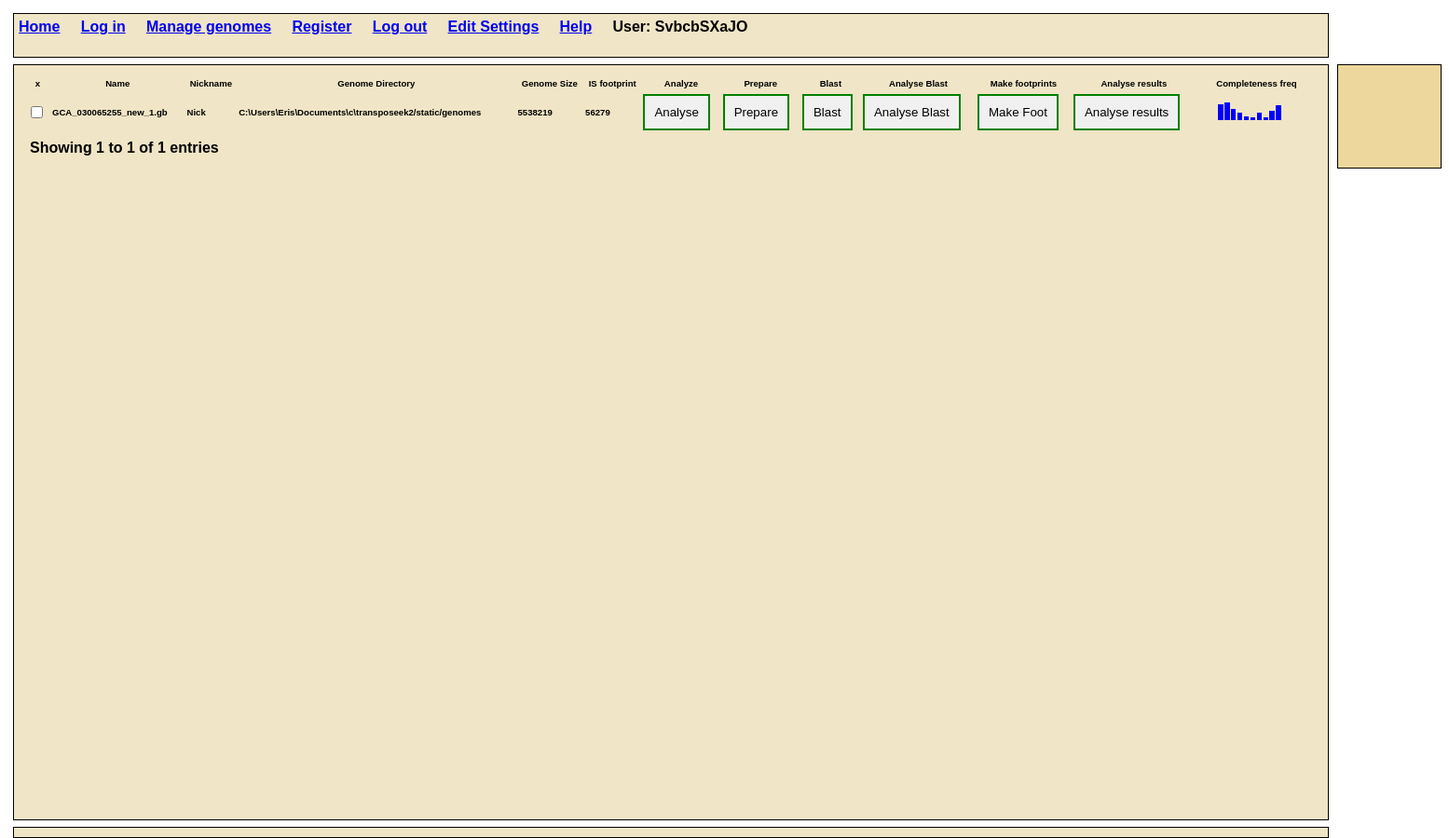
/ (signed in), run on the app's committed database.
### event/models.py (models this page shows)
class UserProfile(models.Model):
	last_active_time = models.DateTimeField(null=True, blank=True)
	name=models.CharField('User Name',max_length=120,default='0')
	user = models.OneToOneField(User, on_delete=models.CASCADE)
	user_type=models.CharField('user_type',max_length=120,default='regular')
	x = models.IntegerField("x",default=0)
	y = models.IntegerField("y",default=0)
	xpos = models.IntegerField("xpos",default=0)
	ypos = models.IntegerField("ypos",default=0)
	pending_xpos = models.IntegerField("pending_xpos",default=0)
	pending_ypos = models.IntegerField("pending_ypos",default=0)
	mode = models.CharField('mode',max_length=30,blank=True)
	question=models.ForeignKey(Question, blank=True,null=True,on_delete=models.SET_NULL)
	correct_answers = models.IntegerField("correct_answers",default=0)
	wrong_answers = models.IntegerField("wrong_answers",default=0)
	temp_label_holder=models.CharField('temp_label_holder',max_length=120,default='x')
	temp_question_holder=models.CharField('temp_question_holder',max_length=120,default='x')
	temp_question_area_holder=models.CharField('temp_question_area_holder',max_length=120,default='x')
	temp_question_area_strength_holder=models.CharField('temp_question_area_strength_holder',max_length=120,default='0')
	current_genome_dir=models.CharField('user_current_genome_dir',max_length=120,default='')
	blast_directory=models.CharField('blast_directory',max_length=120,default='')
	first_e_cutoff=models.CharField('first_e_cutoff',max_length=120,default='1e-6')
	second_e_cutoff=models.CharField('second_e_cutoff',max_length=120,default='1e-6')
	transposase_protein_database=models.CharField('transposase_protein_database',max_length=120,default='C:/Users/Eris/Documents/scripts/autothink/is_aa_30_nov2016.fa')
	blast_files_dir=models.CharField('blast_files_dir',max_length=120,default="D:/blastresults/")
	blast_analysis_dir=models.CharField('blast_analysis_dir',max_length=120,default="D:/blastanalysis/")
	analysed_gb_files_dir=models.CharField('analysed_gb_files',max_length=120,default="D:/analysed_gb_files/")
	work_files_dir=models.CharField('work_files_dir',max_length=120,default="D:/workfiles/")
	is_list_csv_file_dir=models.CharField('is_list_csv_file_dir',max_length=120,default="D:/is_csvs/")
	is_frequency_pic_dir=models.CharField('is_frequency_pic_dir',max_length=120,default="c:/Users/Eris/Documents/visualAutothink/visapp_proj/static/event/images/")
	def __str__(self):
		return str(self.user)

class genomeEntry(models.Model):
    name=models.CharField('name',max_length=120)
    path=models.CharField('path',max_length=120,default="-1")
    extra=models.CharField('extra',max_length=120)
    is_dir=models.CharField('is_dir',max_length=120,default=-1)
    description=models.TextField(blank=True)
    contigs_num=models.IntegerField('contigs_num',default=-1)
    genome_size=models.IntegerField('genome_size',default=-1)
    footprint_size=models.IntegerField('footprint_size',default=-1)
    button_analyse_isok=models.TextField('button_analyse_isok',default="red")
    button_prepare_isok=models.TextField('button_prepare_isok',default="red")
    button_blast_isok=models.TextField('button_blast_isok',default="red")
    button_blastanal_isok=models.TextField('button_blastanal_isok',default="red")
    button_footprints_isok=models.TextField('button_footprints_isok',default="red")
    button_analyse_results_isok=models.TextField('button_analyse_results_isok',default="red")
    files_num=models.IntegerField('files_num',default=-1)
    footprints=models.ManyToManyField(Footprint,blank=True)
    work_files_dir=models.CharField('work_files_dir',max_length=120,default="D:/workfiles/")
    concat_fasta_file=models.CharField('concat_fasta_file',max_length=120,default="")
    blast_results_file=models.CharField('blast_results_file',max_length=120,default="")
    blast_analysis_file=models.CharField('blast_analysis_file',max_length=120,default="")
    analysed_gb_files=models.CharField('analysed_gb_files',max_length=120,default="")
    is_list_csv_file=models.CharField('is_list_csv_file',max_length=120,default="")
    is_frequency_pic=models.CharField('is_frequency_pic',max_length=120,default="")
    def __str__(self):
	    return self.name

### event/views.py (the view, shortened to what this page needs)
# urls.py: path('',views.home,name="home"),
def home(request):
    user=request.user
    if request.method == 'POST':
        sent_action = request.POST.get('command')
        sent_answer = request.POST.get('answer')
        print("sent action")
        print(sent_action)
        if sent_action == 'analyzefile':
            sent_answer = request.POST.get('answer')
            genObj = genomeEntry.objects.filter(name=sent_answer).first()
            genomeFullPath=genObj.path+"/"+genObj.name
            contigs=getGenomeInfo(genomeFullPath)
            genObj.contigs_num=int(contigs[0])
            genObj.genome_size=int(contigs[1])
            genObj.save()
            dbsquares=getDatabaseAndView()
            sent_path=user.userprofile.current_genome_dir
            checkButtons()
            return render(request,'event/home.html',{'squaredb':dbsquares})
        if sent_action == 'prepare':
            sent_answer = request.POST.get('answer')
            genObj = genomeEntry.objects.filter(name=sent_answer).first()
            genomeFullPath=genObj.path+"/"+genObj.name
            contigs=prepareGenomeForBlast(genomeFullPath,genObj,sent_answer,user)
            genObj.contigs_num=contigs[0]
            genObj.genome_size=contigs[1]
            genObj.save()
            dbsquares=getDatabaseAndView()
            sent_path=user.userprofile.current_genome_dir
            checkButtons()
            return render(request,'event/home.html',{'squaredb':dbsquares})
        if sent_action == 'blast':
            print("sent_command blast")
            sent_answer = request.POST.get('answer')
            genObj = genomeEntry.objects.filter(name=sent_answer).first()
            genomeFullPath=genObj.path+"/"+genObj.name
            doblast(genomeFullPath,genObj,sent_answer,user)
            dbsquares=getDatabaseAndView()
            sent_path=user.userprofile.current_genome_dir
            checkButtons()
            return render(request,'event/home.html',{'squaredb':dbsquares})
        if sent_action == 'analyseblast':
            print("sent_command analyse blast")
            sent_answer = request.POST.get('answer')
            genObj = genomeEntry.objects.filter(name=sent_answer).first()
            analyseblast(genObj,sent_answer,user)
            dbsquares=getDatabaseAndView()
            sent_path=user.userprofile.current_genome_dir
            checkButtons()
            return render(request,'event/home.html',{'squaredb':dbsquares})
        if sent_action == 'make_footprint':
            print("sent_command make_footprint")
            sent_answer = request.POST.get('answer')
            genObj = genomeEntry.objects.filter(name=sent_answer).first()
            analyse_footprints(genObj,sent_answer,user)
            dbsquares=getDatabaseAndView()
            sent_path=user.userprofile.current_genome_dir
            checkButtons()
            return render(request,'event/home.html',{'squaredb':dbsquares})
        if sent_action == 'analyse_results':
            print("sent_command analyse_results")
            sent_answer = request.POST.get('answer')
            genObj = genomeEntry.objects.filter(name=sent_answer).first()
            analyse_results(genObj,sent_answer,user)
            dbsquares=getDatabaseAndView()
            sent_path=user.userprofile.current_genome_dir
            checkButtons()
            return render(request,'event/home.html',{'squaredb':dbsquares})
        file_list = ["test1","testt2"]#os.listdir(directory_path)
        items = []
        for file_name in file_list:
            item = ListItem(name=file_name)
            items.append(item)
            print(file_name)
        dbsquares=getDatabaseAndView()
        sent_path=user.userprofile.current_genome_dir
        return render(request,'event/home.html',{'squaredb':dbsquares})
    else: # if request method was not post
        dbsquares=getDatabaseAndView()
        file_list = ["test1","testt2"]#os.listdir(directory_path)
        items = []
        for file_name in file_list:
            item = ListItem(name=file_name)
            items.append(item)
        checkButtons()
        try:
            sent_path=user.userprofile.current_genome_dir
        except:
            sent_path=""
        return render(request,'event/home.html',{'squaredb':dbsquares})

### event/views.py (called while the page is built)
def checkButtons():
    genomeentrylist=genomeEntry.objects.all()
    for genomme in genomeentrylist:
        if is_valid_file(genomme.path+"/"+genomme.name):
            genomme.button_analyse_isok="green"
            genomme.button_prepare_isok="green"
            genomme.save()
        if is_valid_concat_file(genomme.concat_fasta_file):
            genomme.button_blast_isok="green"
            genomme.save()
        if is_valid_blastresults_file(genomme.blast_results_file):
            genomme.button_blastanal_isok="green"
            genomme.save()
        if genomme.footprints.all().exists():
            genomme.button_footprints_isok="green"
            genomme.save()
        if is_valid_analysed_gb_file(genomme.analysed_gb_files):
            genomme.button_analyse_results_isok="green"
            genomme.save()
    return()

def is_valid_file(path):
    return os.path.isfile(path) and path.lower().endswith(('.gb', '.fa', '.fasta','.gbk', '.gbff', '.fna'))

def is_valid_concat_file(path):
    return os.path.isfile(path) and path.lower().endswith(('_conc.fa'))

def is_valid_blastresults_file(path):
    return os.path.isfile(path) and path.lower().endswith(('_blast1results.xml'))

def is_valid_analysed_gb_file(path):
    return os.path.isfile(path) and path.lower().endswith(('.gb'))

def getDatabaseAndView():
    dbsquares = genomeEntry.objects.all()
    return (dbsquares)

### event/templates/event/home.html (shortened to what this page needs)
{% extends 'event/base.html' %}
{% load static %}
{% load my_tags %}
{%block content%}
<!DOCTYPE html>
<html>
  <head>
  </head>
  <body>
    <div class="container">
     <div class="header">
          <a class="nav-link" href="{% url 'home' %}">Home</a>&nbsp;&nbsp;&nbsp;&nbsp;
          <a class="nav-link" href="{% url 'login' %}">Log in</a>&nbsp;&nbsp;&nbsp;&nbsp;
          <a class="nav-link" href="{% url 'managegenomes' %}">Manage genomes</a>&nbsp;&nbsp;&nbsp;&nbsp;
            <a class="nav-link" href="{% url 'register_user' %}">Register</a>&nbsp;&nbsp;&nbsp;&nbsp;
            <a class="nav-link" href="{% url 'logout' %}">Log out</a>&nbsp;&nbsp;&nbsp;&nbsp;
            <a class="nav-link" href="{% url 'editSettings' %}"> Edit Settings</a>&nbsp;&nbsp;&nbsp;&nbsp;
            <a class="nav-link" href="{% url 'help' %}">Help</a>&nbsp;&nbsp;&nbsp;&nbsp;
          User: {{user.userprofile}}
     </div>
     <div class="content-large">
      <table id="example" class="table table-striped" style="width:100%">
        <thead>
            <tr>
              <th>x</th>
                <th>Name</th>
                <th>Nickname</th>
                <th>Genome Directory</th>
                <th>Genome Size</th>
                <th>IS footprint</th>
                <th>Analyze</th>
                <th>Prepare</th>
                <th>Blast</th>
                <th> Analyse Blast</th>
                <th> Make footprints</th>
                <th> Analyse results</th>
                <th> Completeness freq</th>
            </tr>
        </thead>
        <tbody>
          {% for item in squaredb %}
          <tr>
            <td><input type="checkbox" name="{{ item }}" {% if item.is_checked %}checked{% endif %}></td>
            <td> {{item.name}}</td>
            <td> Nick</td>
            <td> {{item.path}}</td>
            <td> {{item.genome_size}}</td>
            <td> {{item.footprint_size}}</td>
            <td><button class="myButton2" style="border: 2px solid {{ item.button_analyse_isok }}" onclick="getGenomeSize('{{ item.name }}')">Analyse</button></td>
            <td><button class="myButton2" style="border: 2px solid {{ item.button_prepare_isok }}" onclick="prepare('{{ item.name }}')">Prepare</button></td>
            <td><button class="myButton2" style="border: 2px solid {{ item.button_blast_isok }}" onclick="blast('{{ item.name }}')">Blast</button></td>
            <td><button class="myButton2" style="border: 2px solid {{ item.button_blastanal_isok }}" onclick="analyse_blast('{{ item.name }}')">Analyse Blast</button></td>
            <td><button class="myButton2" style="border: 2px solid {{ item.button_footprints_isok }}" onclick="make_foot('{{ item.name }}')">Make Foot</button></td>
            <td><button class="myButton2" style="border: 2px solid {{ item.button_analyse_results_isok }}" onclick="analyse_results('{{ item.name }}')">Analyse results</button></td>
            <td>
              {% if item.is_frequency_pic %}
                  <img src="{{ STATIC_URL }}event/images/{{ item.is_frequency_pic}}" alt="Image 2">
              {% else %}
                  <img src="{{ STATIC_URL }}event/images/blank.png" alt="Default Image">
              {% endif %}
          </td>
          </tr>
        {% endfor %}
    </table>
    </div>
    <div class="content-question_answer">
     </div>
   <div class="footer">
    </div>
{%endblock%}

### event/templates/event/home.html (style rules this page uses)
.container { width: 100vw; height: 100vh; font-family: Arial, Helvetica, sans-serif; font-weight: bold; font-size: 2; display: grid; grid-template-columns:700px 1fr 50 px; grid-template-rows: 50px 1fr 1fr 50px; gap: 5px; padding: 5px; box-sizing: border-box; position: relative; outline: none; }
.container div { padding: 5px; margin: 1px; z-index: 1; }
.header { width: 1400px; grid-column-start: 1; grid-column-end: 4; outline: 2px; border: 1px solid #000000; background-color: rgb(240, 229, 198); }
.myButton2 { padding: 10px; background-color: #f0f0f0; }
.content-large { grid-row-start: 2; grid-row-end: span 1; grid-column-start: 1; height: 800px; width: 1400px; outline: 1px; border: 1px solid #000000; background-color: rgb(240, 229, 198); align-items: center; overflow: auto; }
.content-question_answer { width: 100px; height: 100px; font-family: "IM Fell DW Pica","EB Garamond", serif; border: 1px solid #000000; padding: 5px; margin: 0px; z-index: 1; background-color: rgb(237, 215, 156); }
.footer { width: 1400px; grid-column-start: 1; grid-column-end: span 3; grid-row-start: 3; border: 1px solid #000000; background-color: rgb(240, 229, 198); }
.dataTable { font-size: 0.6em; }

### data on the page
genomeEntry: name "GCA_030065255_new_1.gb", path "C:\\Users\\Eris\\Documents\\c\\transposeek2/static/genomes", genome_size "5538219", footprint_size "56279", is_frequency_pic (picture)

### other printed values
{{ user.userprofile }} "SvbcbSXaJO"
